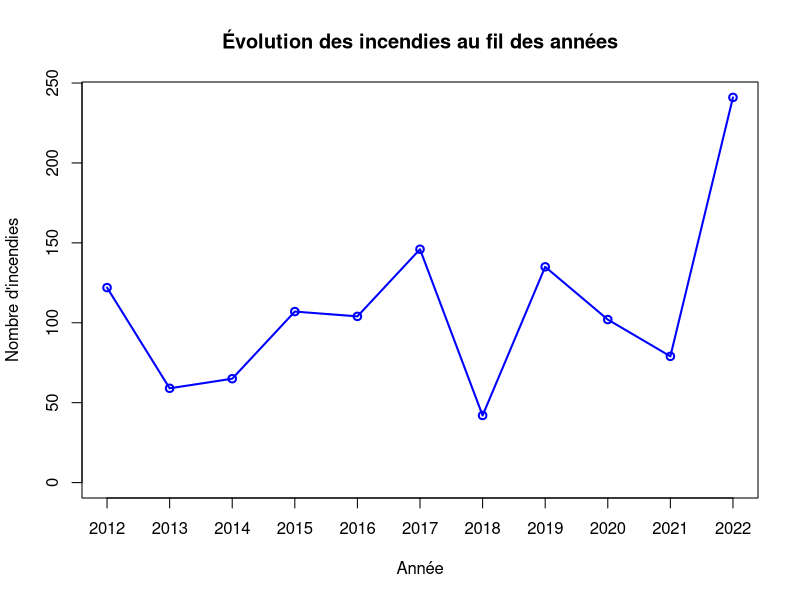
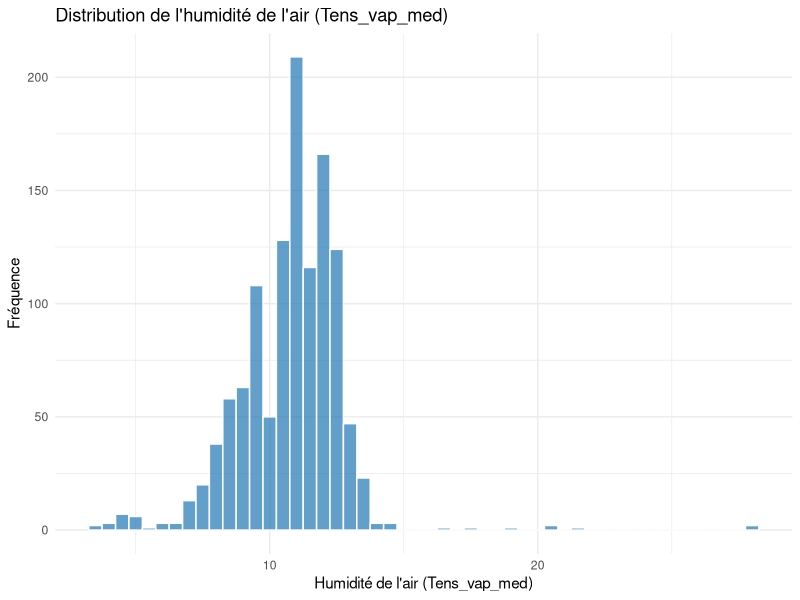
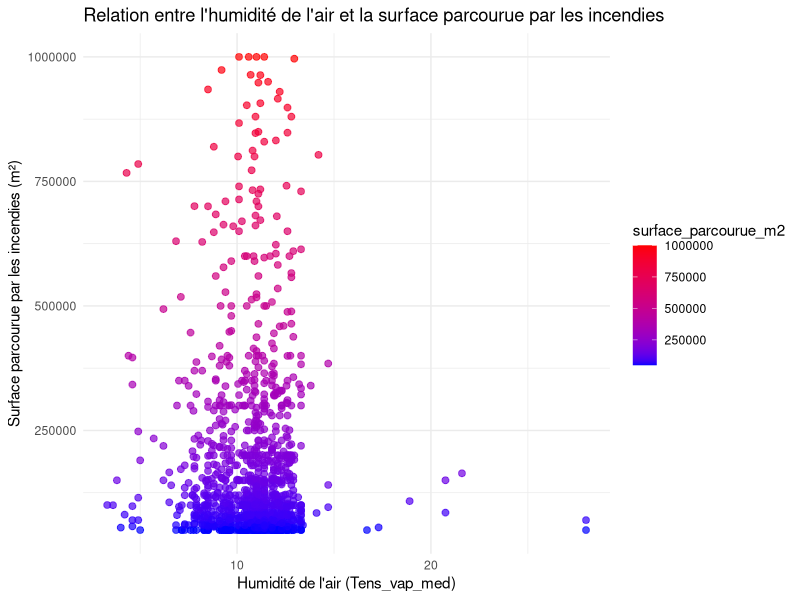
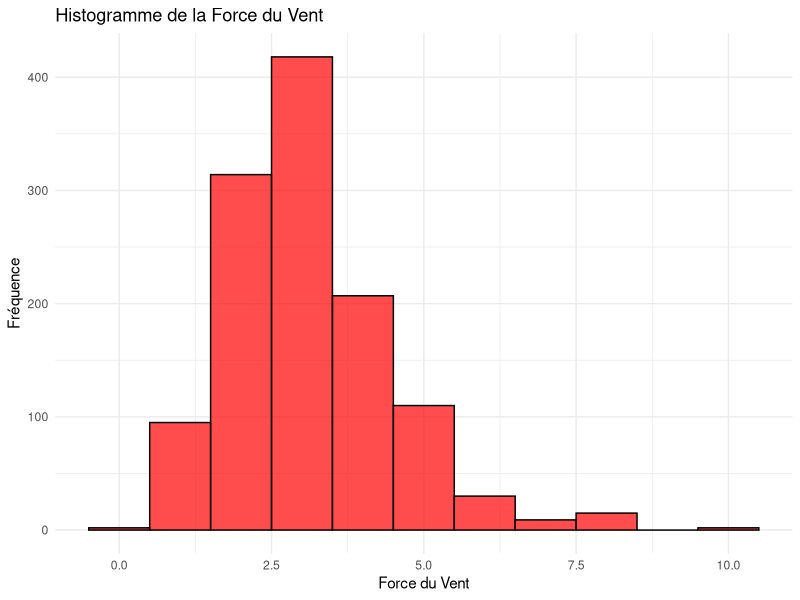
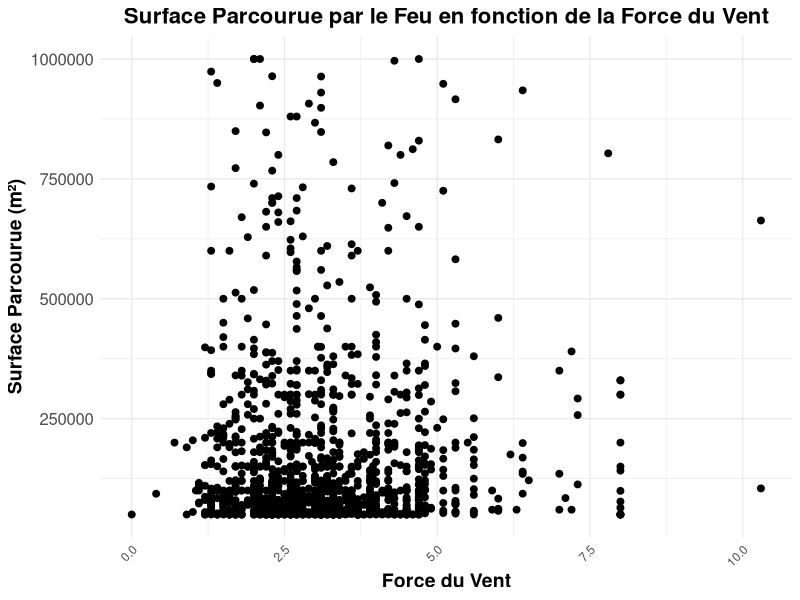

Reproduce these figures in R, in order.
## ---- chunk 1
donnees <- read.csv("../Data/donnees_incendies.csv")

annee_freq <- table(donnees$annee)

plot(annee_freq, 
     type="o",  # "o" pour un graphique avec des points et des lignes
     col="blue", 
     main="Évolution des incendies au fil des années", 
     xlab="Année", 
     ylab="Nombre d'incendies")
## ---- chunk 2
library(ggplot2)
data <- read.csv("../Exports/export_Humidites.csv")
ggplot(data, aes(x = Tens_vap_med)) +
  geom_histogram(binwidth = 0.5, fill = "#1f77b4", color = "white", alpha = 0.7) +
  labs(title = "Distribution de l'humidité de l'air (Tens_vap_med)", 
       x = "Humidité de l'air (Tens_vap_med)", 
       y = "Fréquence") +
  theme_minimal()
## ---- chunk 3
library(ggplot2)
data <- read.csv("../Exports/export_Humidites.csv")
ggplot(data, aes(x = Tens_vap_med, y = surface_parcourue_m2)) +
  geom_point(aes(color = surface_parcourue_m2), size = 2, alpha = 0.7) + 
  scale_color_gradient(low = "blue", high = "red") + 
  labs(title = "Relation entre l'humidité de l'air et la surface parcourue par les incendies", 
       x = "Humidité de l'air (Tens_vap_med)", 
       y = "Surface parcourue par les incendies (m²)") +
  theme_minimal()

## ---- chunk 4
correlation <- cor(data$Tens_vap_med, data$surface_parcourue_m2, use = "complete.obs")
print(paste("Corrélation entre Tens_vap_med et surface_parcourue_m2: ", correlation))
## ---- chunk 5
library(ggplot2)
data <- read.csv("../Exports/export_vents.csv")
ggplot(data, aes(x = Force_vent_med)) +
  geom_histogram(binwidth = 1, fill = "red", color = "black", alpha = 0.7) +
  labs(title = "Histogramme de la Force du Vent", x = "Force du Vent", y = "Fréquence") +
  theme_minimal()
## ---- chunk 6
library(ggplot2)

data <- read.csv("../Exports/export_vents.csv")

ggplot(data, aes(x = Force_vent_med, y = surface_parcourue_m2)) +
  geom_point(color = "black", size = 2) + 
  labs(title = "Surface Parcourue par le Feu en fonction de la Force du Vent", 
       x = "Force du Vent", 
       y = "Surface Parcourue (m²)") +
  theme_minimal() +  # Thème minimal pour une présentation épurée
  theme(
    axis.text.x = element_text(angle = 45, hjust = 1),
    axis.text.y = element_text(size = 12),
    axis.title = element_text(size = 14, face = "bold"),
    plot.title = element_text(size = 16, face = "bold", hjust = 0.5)
  )
